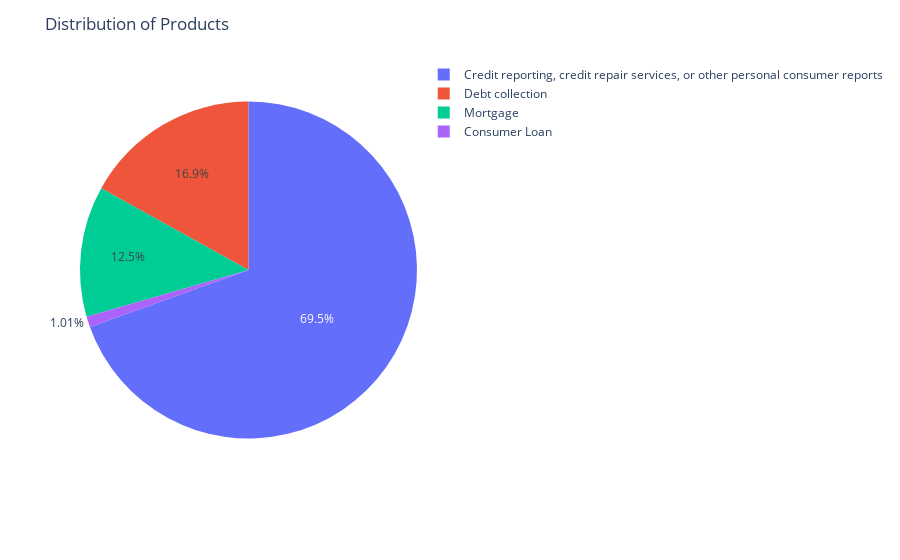

Notebook source saved alongside this figure:
### Code cell
fig = px.pie(df['Product'].value_counts(), values='Product', names=df['Product'].value_counts().index)
fig.update_layout(title_text='Distribution of Products')
fig.show()

### Figure 1 — Plotly figure (JSON) as saved in the notebook; plotly's stock layout.template omitted (floating-point values rounded to 4 significant figures)
{"data": [{"domain": {"x": [0, 1], "y": [0, 1]}, "hovertemplate": "label=%{label}<br>Product=%{value}<extra></extra>", "labels": ["Credit reporting, credit repair services, or other personal consumer reports", "Debt collection", "Mortgage", "Consumer Loan"], "legendgroup": "", "name": "", "showlegend": true, "type": "pie", "values": [2163891, 526896, 390405, 31575]}], "layout": {"legend": {"tracegroupgap": 0}, "margin": {"t": 60}, "title": {"text": "Distribution of Products"}}}
